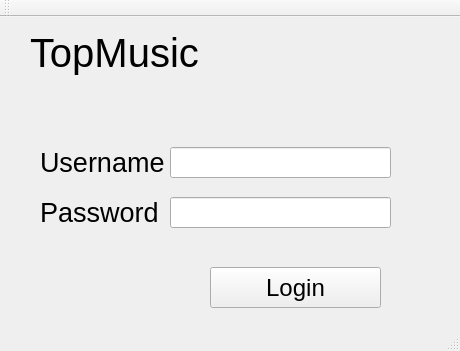
<?xml version="1.0" encoding="UTF-8"?>
<ui version="4.0">
 <class>MainWindow</class>
 <widget class="QMainWindow" name="MainWindow">
  <property name="geometry">
   <rect>
    <x>0</x>
    <y>0</y>
    <width>460</width>
    <height>351</height>
   </rect>
  </property>
  <property name="windowTitle">
   <string>MainWindow</string>
  </property>
  <widget class="QWidget" name="centralWidget">
   <widget class="QLabel" name="label">
    <property name="geometry">
     <rect>
      <x>40</x>
      <y>120</y>
      <width>131</width>
      <height>51</height>
     </rect>
    </property>
    <property name="font">
     <font>
      <pointsize>20</pointsize>
     </font>
    </property>
    <property name="text">
     <string>Username</string>
    </property>
   </widget>
   <widget class="QLineEdit" name="leUsername">
    <property name="geometry">
     <rect>
      <x>170</x>
      <y>130</y>
      <width>221</width>
      <height>31</height>
     </rect>
    </property>
   </widget>
   <widget class="QLabel" name="label_2">
    <property name="geometry">
     <rect>
      <x>40</x>
      <y>170</y>
      <width>131</width>
      <height>51</height>
     </rect>
    </property>
    <property name="font">
     <font>
      <pointsize>20</pointsize>
     </font>
    </property>
    <property name="text">
     <string>Password</string>
    </property>
   </widget>
   <widget class="QLineEdit" name="lePassword">
    <property name="geometry">
     <rect>
      <x>170</x>
      <y>180</y>
      <width>221</width>
      <height>31</height>
     </rect>
    </property>
   </widget>
   <widget class="QPushButton" name="btnLogin">
    <property name="geometry">
     <rect>
      <x>210</x>
      <y>250</y>
      <width>171</width>
      <height>41</height>
     </rect>
    </property>
    <property name="font">
     <font>
      <pointsize>18</pointsize>
     </font>
    </property>
    <property name="text">
     <string>Login</string>
    </property>
   </widget>
   <widget class="QLabel" name="label_3">
    <property name="geometry">
     <rect>
      <x>30</x>
      <y>10</y>
      <width>201</width>
      <height>51</height>
     </rect>
    </property>
    <property name="font">
     <font>
      <pointsize>30</pointsize>
     </font>
    </property>
    <property name="text">
     <string>TopMusic</string>
    </property>
   </widget>
  </widget>
  <widget class="QMenuBar" name="menuBar">
   <property name="geometry">
    <rect>
     <x>0</x>
     <y>0</y>
     <width>460</width>
     <height>22</height>
    </rect>
   </property>
  </widget>
  <widget class="QToolBar" name="mainToolBar">
   <attribute name="toolBarArea">
    <enum>TopToolBarArea</enum>
   </attribute>
   <attribute name="toolBarBreak">
    <bool>false</bool>
   </attribute>
  </widget>
  <widget class="QStatusBar" name="statusBar"/>
 </widget>
 <layoutdefault spacing="6" margin="11"/>
 <resources/>
 <connections/>
</ui>
